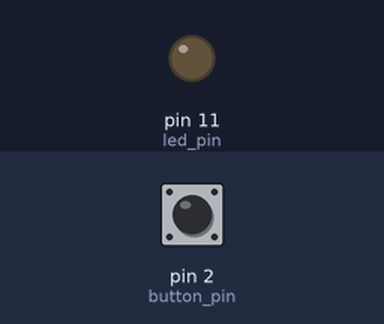
The sketch below on a simulated Arduino Uno, built with avr-gcc and run on an emulated ATmega328P. Shown: output pins drawn as LEDs (lit = HIGH). The test bench sets the inputs (shaded band); at power-on: pin 2 (button_pin) LOW.

Above: at 1.2 s.
1.3 s: pin 2 (button_pin) pulled HIGH for 0.15 s
At 1.37 s:
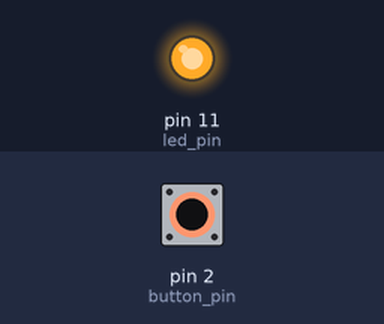
2.9 s: pin 2 (button_pin) pulled HIGH for 3.2 s
At 7.3 s:
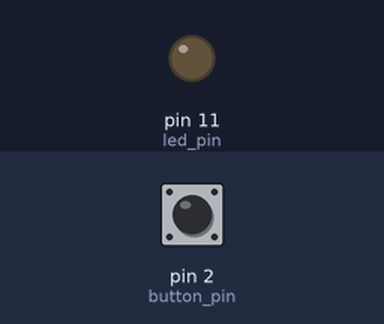
Timing chart, 0 to 8.8 s (numbered marks = the images above; inputs shaded):
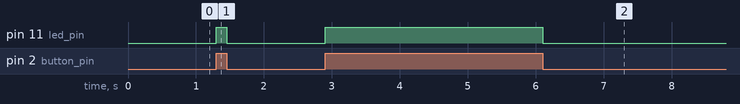

Measured:
- after the input at 1.3 s, pin 11 (led_pin): LOW → HIGH at once, → LOW 0.15 s later
- after the input at 2.9 s, pin 11 (led_pin): LOW → HIGH at once, → LOW 3.2 s later

The sketch:

Power_on_an_LED_when_the_button_is_pressed_Code.ino
```cpp
#define button_pin 2
#define led_pin 11

void setup() {
  // set button pin to input
  pinMode(button_pin, INPUT);
  pinMode(led_pin, OUTPUT);
  digitalWrite(led_pin, LOW);
}

void loop() {
  if(digitalRead(button_pin)==HIGH)
    digitalWrite(led_pin, HIGH);
  else digitalWrite(led_pin, LOW);
}
```
